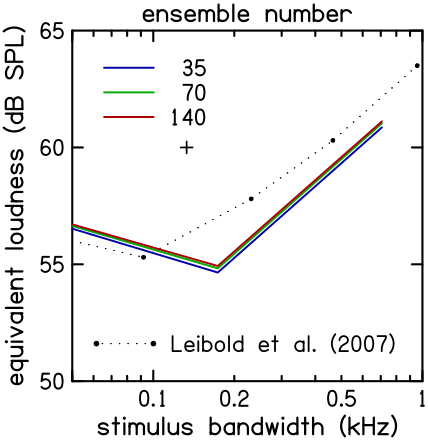

gnuplot code for this plot:
; ldnnen.plt - loudness summation (Hz) across number of ensembles
;
head=0 : ticsiz=0.7 : ticdir=in : yhor=y
axlwt=0.7 : annlwt=1.1 : lablwt=1.1 : pltlwt=0.9 : labsiz=1.1 : sizfac=6
pltyp=line : clip=y : lintyp=0
xdata=$1/1000 : zdata=0
;
newframe
xllc=1.5 : yllc=2.0
xlen=3.5 : ylen=3.5
xanskp=0
xmin=0.05 : xmax=1 : xcyc=1 : xper=100
ymin=50   : ymax=65  : yint=3 : yper=100
xann=0.1 0.2 0.5 1
xlabel=stimulus bandwidth (kHz)
ylabel=equivalent loudness (dB SPL)
tlabel=ensemble number
;
; critical-band reference point
pltyp=symb : symb=7 : symsiz=1
pltcol=0 : ydata=$2
 133 60
plot
;
; Loudness Summation data - Leibold et al. 2007
lintyp=1 : pltlwt=0.5 : pltyp=both : symb=11 : symsiz=0.3
pltcol=0 : ydata=$2
  46 56.1
  92 55.3
 231 57.8
 465 60.3
 956 63.5
2119 66.8
plot
mvkey=0.3
0.2 0.3 "|11||_1||11| Leibold et al. (2007)"
pltyp=line : lintyp=0 : pltlwt=1 : a=16.4
;
xdata=$1
pltcol=1 : ydata=$2
include ldnnen.txt
plot
pltcol=2 : ydata=$3
include ldnnen.txt
plot
pltcol=4 : ydata=$4
include ldnnen.txt
plot
pltcol=3 : ydata=$5
include ldnnen.txt
plot
;---------------- key ---------------------
msgdat=n : mhal=0 : mval=0 : msgsiz=1 : msglwt=1.1 : msgang=0 : mhkey=3.3
0.3 3.3 "
|_0,pltcol=1|  35
|_0,pltcol=2|  70
|_0,pltcol=4| 140
"
